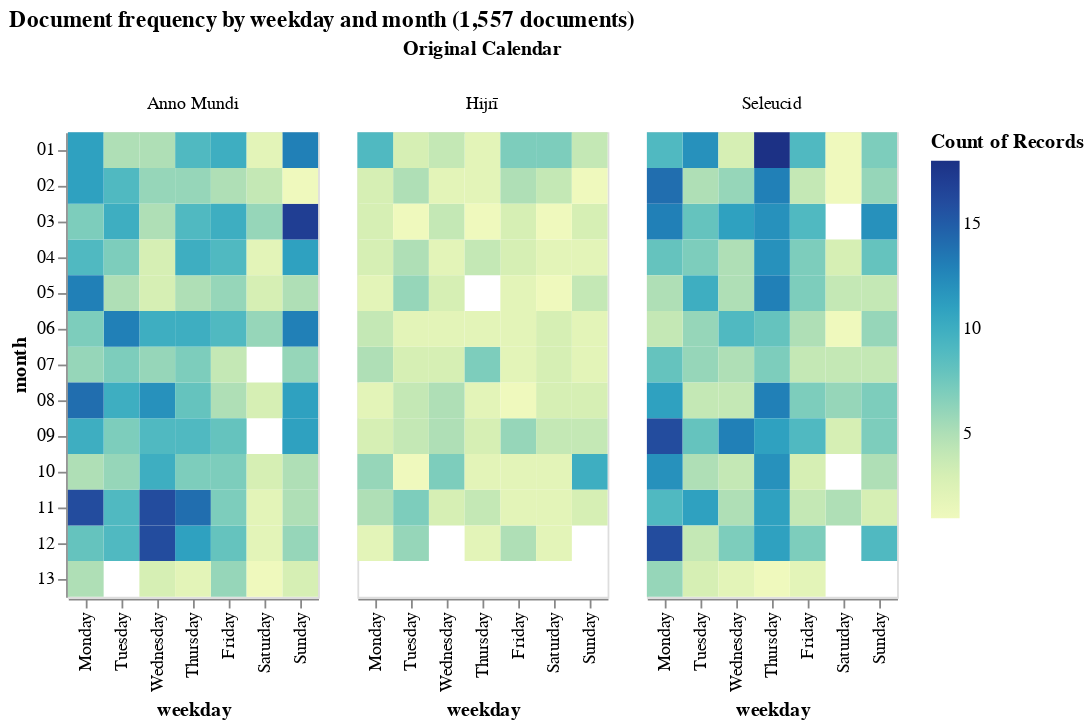

Write notebook code for a chart like this one.
### Code cell
# weekday frequency by month?

orig_dates_days['undate_month'] = orig_dates_days.undate_orig.apply(lambda x: x.month)

alt.Chart(orig_dates_days[['undate_weekday', 'undate_weekday_name', 'pgpid', 'undate_month', 'doc_date_calendar']]).mark_rect().encode(
    alt.X('undate_weekday_name', sort=days, title='weekday'),
    alt.Y('undate_month', title="month"),
    alt.Color('count(pgpid)')
).facet(
    column=alt.Facet('doc_date_calendar', title="Original Calendar")
).properties(title='Document frequency by weekday and month (1,557 documents)')

### Figure 1 — Vega-Lite specification as saved in the notebook (floating-point values rounded to 4 significant figures; data arrays with more than 128 entries replaced by an {"elided": "..."} marker saying what was removed)
{"config": {"view": {"continuousWidth": 300, "continuousHeight": 300}}, "data": {"name": "data-a38f07b0c9b24ddce8eae6b28c57a4c7"}, "facet": {"column": {"field": "doc_date_calendar", "title": "Original Calendar", "type": "nominal"}}, "spec": {"mark": {"type": "rect"}, "encoding": {"color": {"aggregate": "count", "field": "pgpid", "type": "quantitative"}, "x": {"field": "undate_weekday_name", "sort": ["Monday", "Tuesday", "Wednesday", "Thursday", "Friday", "Saturday", "Sunday"], "title": "weekday", "type": "nominal"}, "y": {"field": "undate_month", "title": "month", "type": "nominal"}}}, "title": "Document frequency by weekday and month (1,557 documents)", "$schema": "https://vega.github.io/schema/vega-lite/v5.20.1.json", "datasets": {"data-a38f07b0c9b24ddce8eae6b28c57a4c7": {"elided": "1566 records"}}}
